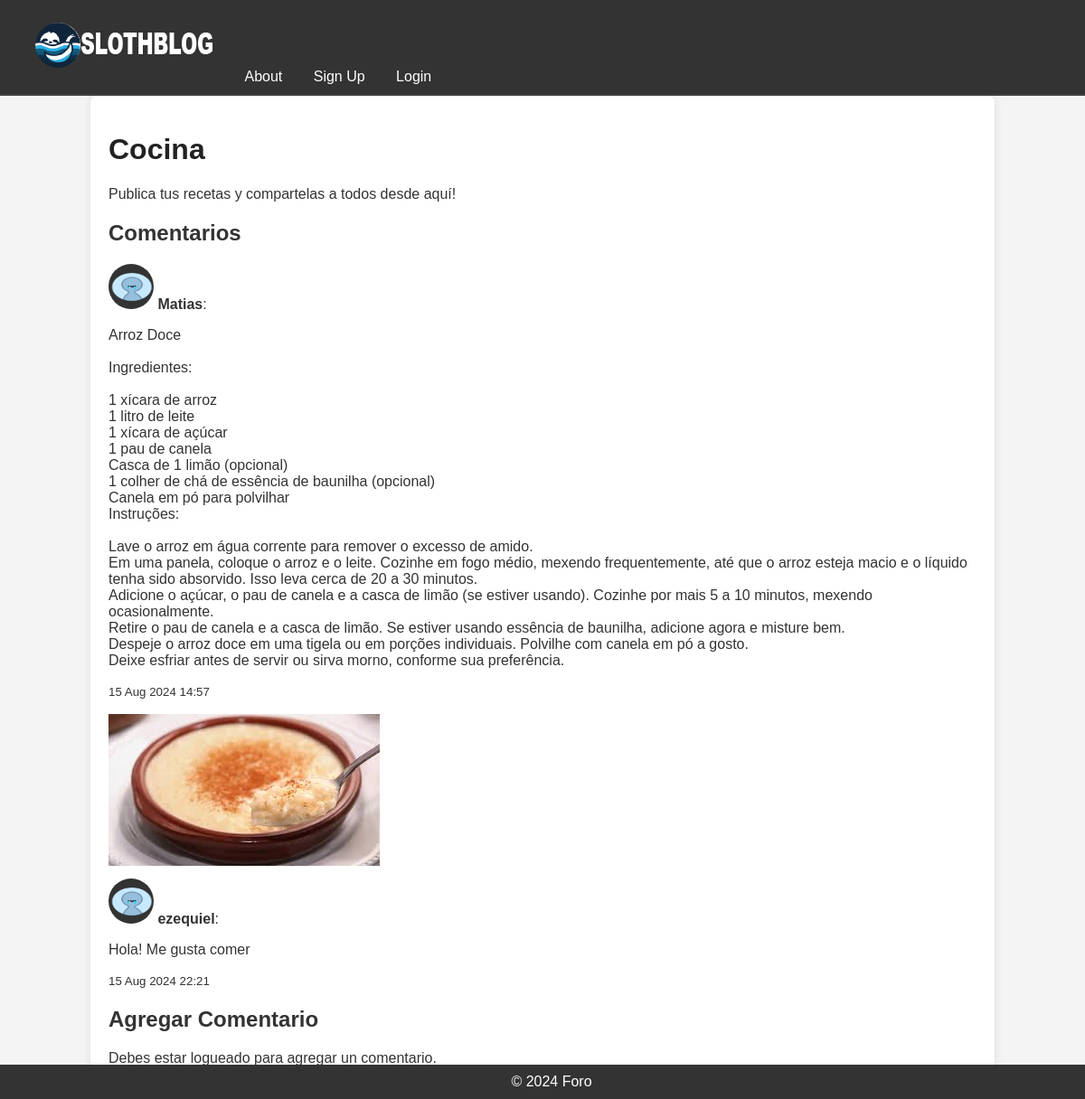
The page /tema/1/ on the database its author committed.
### blog/models.py (models this page shows, shortened)
class Tema(models.Model):
    nombre = models.CharField(max_length=100)
    descripcion = models.TextField()

class Comentario(models.Model):
    tema = models.ForeignKey(Tema, on_delete=models.CASCADE, related_name='comentarios')
    autor = models.ForeignKey(User, on_delete=models.CASCADE)
    texto = models.TextField()
    archivo = models.ImageField(upload_to='comentarios/', blank=True, null=True)
    fecha = models.DateTimeField(auto_now_add=True)

### blog/views.py (the view)
# urls.py: path('tema/<int:tema_id>/', views.tema_detalle, name='tema_detalle'),
def tema_detalle(request, tema_id):
    tema = get_object_or_404(Tema, id=tema_id)
    comentarios = Comentario.objects.filter(tema=tema)
    mensaje_error = None
    if request.method == 'POST':
        if not request.user.is_authenticated:
            mensaje_error = "Debes tener un usuario para agregar un comentario."
            form = ComentarioForm(request.POST, request.FILES)
        else:
            form = ComentarioForm(request.POST, request.FILES)
            if form.is_valid():
                comentario = form.save(commit=False)
                comentario.tema = tema
                comentario.autor = request.user
                comentario.save()
                return redirect('tema_detalle', tema_id=tema_id)
    else:
        form = ComentarioForm()
    return render(request, 'blog/tema_detalle.html', {
        'tema': tema,
        'comentarios': comentarios,
        'form': form,
        'mensaje_error': mensaje_error
    })

### blog/templates/blog/tema_detalle.html (shortened to what this page needs)
<!DOCTYPE html>
<html lang="es">
<head>
    {% load static %}
    <link rel="stylesheet" href="{% static 'css/styles.css' %}">
</head>
<body>
    <nav>
        <a href="{% url 'pagina_inicio' %}"><img src="{% static 'images/logo.png' %}" alt="Logo"></a>
        <a href="{% url 'about' %}">About</a>
        {% if user.is_authenticated %}
            <a href="{% url 'perfil' %}">¡Bienvenido, {{ user.username }}!</a>
            <a href="{% url 'logout' %}">Logout</a>
        {% else %}
            <a href="{% url 'registro' %}">Sign Up</a>
            <a href="{% url 'login' %}">Login</a>
        {% endif %}
    </nav>
    <div class="container">
        <h1>{{ tema.nombre }}</h1>
        <p>{{ tema.descripcion }}</p>
        <h2>Comentarios</h2>
        <ul>
            {% for comentario in comentarios %}
                <li>
                    {% if comentario.autor.foto_perfil %}
                        <img src="{{ comentario.autor.foto_perfil.url }}" alt="Foto de perfil" style="width: 50px; height: 50px; border-radius: 50%;">
                    {% else %}
                        <img src="{% static 'images/default_profile_pic.png' %}" alt="Foto de perfil" style="width: 50px; height: 50px; border-radius: 50%;">
                    {% endif %}
                    <strong>{{ comentario.autor.username }}</strong>:
                    <p>{{ comentario.texto|linebreaksbr }}</p>
                    <p><small>{{ comentario.fecha|date:"d M Y H:i" }}</small></p>
                    {% if comentario.archivo %}
                        <img src="{{ comentario.archivo.url }}" alt="Archivo adjunto" style="max-width: 100%; height: auto;">
                    {% endif %}
                </li>
            {% endfor %}
        </ul>
        <h2>Agregar Comentario</h2>
        {% if user.is_authenticated %}
            <form method="post" enctype="multipart/form-data">
                {% csrf_token %}
                {{ form.as_p }}
                <button type="submit">Submit</button>
            </form>
        {% else %}
            <p>Debes estar logueado para agregar un comentario.</p>
        {% endif %}
    </div>
    <footer>
        © 2024 Foro
    </footer>
</body>
</html>

### blog/static/css/styles.css (style rules this page uses)
body { font-family: Arial, sans-serif; color: #333; background-color: #f4f4f4; margin: 0; padding: 0; }
.container { width: 80%; margin: 0 auto; background: #fff; padding: 20px; border-radius: 8px; box-shadow: 0 0 10px rgba(0, 0, 0, 0.1); }
nav { background: #333; color: #fff; padding: 10px; border-bottom: 2px solid #444; }
nav a { color: #fff; text-decoration: none; margin: 0 15px; }
h1 { color: #222; }
ul { list-style-type: none; padding: 0; }
ul li { margin: 10px 0; }
footer { background: #333; color: #fff; text-align: center; padding: 10px; position: fixed; width: 100%; bottom: 0; }

### rows shown on the page
Tema: nombre "Cocina", descripcion "Publica tus recetas y compartelas a todos desde aquí!"
Comentario: autor.username "Matias", texto "Arroz Doce Ingredientes: 1 xícara de arroz 1 litro de leite 1 xícara de açúcar 1 pau de canela Casca de 1 limão (opcional) 1 colher de chá de essência de baunilha (opcional) Canela em pó para polvilhar Instruções: Lave o arroz em água corrente para remover o excesso de amido. Em uma panela, coloque o arroz e o leite. Cozinhe em fogo médio, mexendo frequentemente, até que o arroz esteja macio e o líquido tenha sido absorvido. Isso leva cerca de 20 a 30 minutos. Adicione o açúcar, o pau de canela e a casca de limão (se estiver usando). Cozinhe por mais 5 a 10 minutos, mexendo ocasionalmente. Retire o pau de canela e a casca de limão. Se estiver usando essência de baunilha, adicione agora e…", fecha "15 Aug 2024 14:57", archivo (picture)
Comentario: autor.username "ezequiel", texto "Hola! Me gusta comer", fecha "15 Aug 2024 22:21"
